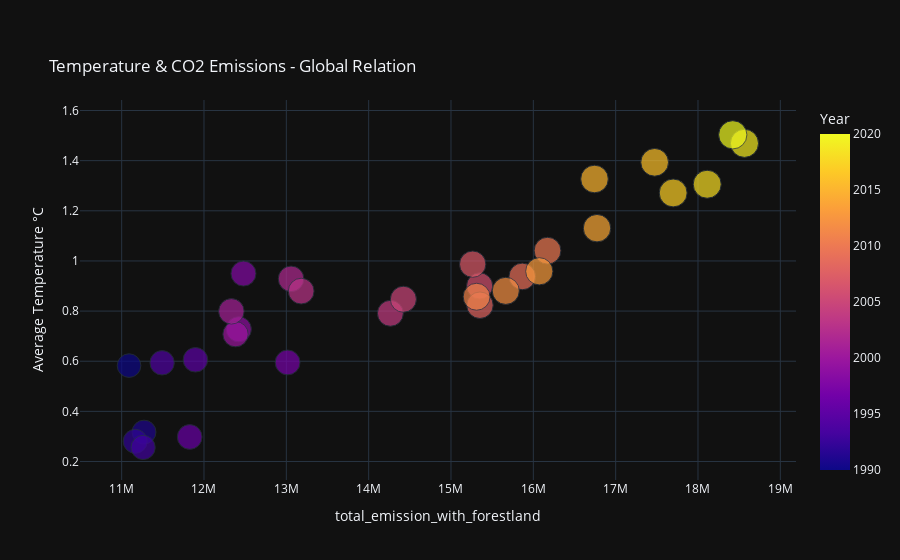

The notebook cell this image was saved under:
### Code cell
# Visualizing the relationship between total CO2 emissions, average temperature, and population over time using a scatter plot.
px.scatter(correlation.reset_index(),    
    x = "total_emission_with_forestland", 
    y = "Average Temperature °C", 
    size = "total_population",
    color = "Year", 
    title = "<br> Temperature & CO2 Emissions - Global Relation",
    template="plotly_dark")

### Figure 1 — Plotly figure (JSON) as saved in the notebook; plotly's stock layout.template omitted (floating-point values rounded to 4 significant figures)
{"data": [{"hovertemplate": "total_emission_with_forestland=%{x}<br>Average Temperature °C=%{y}<br>total_population=%{marker.size}<br>Year=%{marker.color}<extra></extra>", "legendgroup": "", "marker": {"color": [1990, 1991, 1992, 1993, 1994, 1995, 1996, 1997, 1998, 1999, 2000, 2001, 2002, 2003, 2004, 2005, 2006, 2007, 2008, 2009, 2010, 2011, 2012, 2013, 2014, 2015, 2016, 2017, 2018, 2019, 2020], "coloraxis": "coloraxis", "size": [6462000000.0, 6567000000.0, 6666000000.0, 6761000000.0, 6855000000.0, 6947000000.0, 7037000000.0, 7127000000.0, 7216000000.0, 7304000000.0, 7393000000.0, 7482000000.0, 7570000000.0, 7659000000.0, 7747000000.0, 7837000000.0, 7927000000.0, 8019000000.0, 8112000000.0, 8206000000.0, 8301000000.0, 8396000000.0, 8493000000.0, 8589000000.0, 8685000000.0, 8779000000.0, 8872000000.0, 8966000000.0, 9055000000.0, 9140000000.0, 9218000000.0], "sizemode": "area", "sizeref": 23040000.0, "symbol": "circle"}, "mode": "markers", "name": "", "orientation": "v", "showlegend": false, "type": "scatter", "x": [11090000.0, 11270000.0, 11160000.0, 11260000.0, 11490000.0, 11900000.0, 11830000.0, 13020000.0, 12480000.0, 12420000.0, 12380000.0, 12330000.0, 13060000.0, 13180000.0, 14260000.0, 14420000.0, 15350000.0, 15260000.0, 15350000.0, 15870000.0, 16170000.0, 15310000.0, 15670000.0, 16070000.0, 16770000.0, 16740000.0, 17470000.0, 17700000.0, 18110000.0, 18560000.0, 18420000.0], "xaxis": "x", "y": [0.5826, 0.3174, 0.2806, 0.2561, 0.5938, 0.6058, 0.298, 0.5952, 0.9497, 0.7275, 0.7078, 0.7989, 0.9286, 0.8795, 0.7912, 0.8473, 0.9003, 0.9871, 0.8234, 0.9382, 1.041, 0.8572, 0.8807, 0.9587, 1.131, 1.327, 1.393, 1.271, 1.306, 1.469, 1.503], "yaxis": "y"}], "layout": {"coloraxis": {"colorbar": {"title": {"text": "Year"}}, "colorscale": [[0, "#0d0887"], [0.1111, "#46039f"], [0.2222, "#7201a8"], [0.3333, "#9c179e"], [0.4444, "#bd3786"], [0.5556, "#d8576b"], [0.6667, "#ed7953"], [0.7778, "#fb9f3a"], [0.8889, "#fdca26"], [1, "#f0f921"]]}, "legend": {"itemsizing": "constant", "tracegroupgap": 0}, "title": {"text": "<br> Temperature & CO2 Emissions - Global Relation"}, "xaxis": {"anchor": "y", "domain": [0, 1], "title": {"text": "total_emission_with_forestland"}}, "yaxis": {"anchor": "x", "domain": [0, 1], "title": {"text": "Average Temperature °C"}}}}
